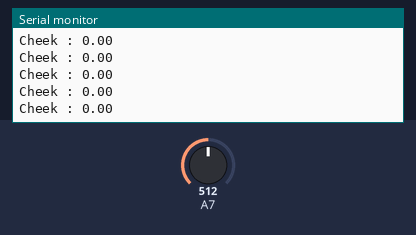
The sketch below on a simulated Arduino Nano, built with avr-gcc and run on an emulated ATmega328P. Parts: the last lines printed to the serial monitor. The inputs (shaded band) are chosen by the test bench; at power-on: A7 = 512.

Above: at 1.2 s.
1.3 s: A7 set to 122
At 1.31 s:
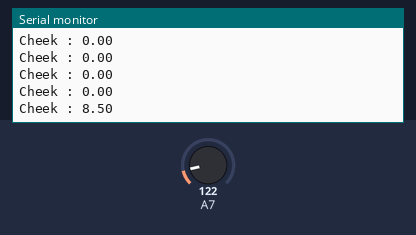
2.8 s: A7 set to 0
At 2.83 s:
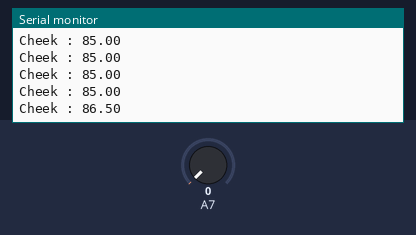
Timing chart, 0 to 5.8 s (numbered marks = the images above; inputs shaded):
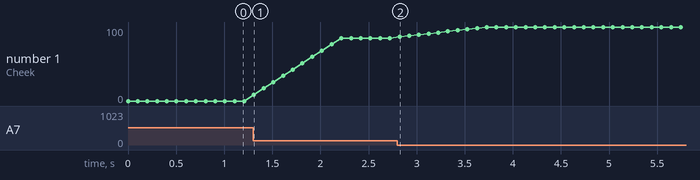

The sketch:

CheekFirmware.ino
```cpp
void setup() {
  Serial.begin(115200);
}

// Define the number of samples for the moving average
const int numSamples = 10;
int readings[numSamples]; // Array to store the readings
int readIndex = 0; // the index of the current reading
float total = 0; // the running total
float average = 0; // the average

void loop() {
  // Read the value from analog pin A7
  float val = analogRead(A7);

  // Subtract the oldest reading from the total
  total = total - readings[readIndex];

  // Read from the sensor and map the value to 0-100
  readings[readIndex] = constrain(map(val, 250, 100, 0, 100), 0, 100);

  // Add the latest reading to the total
  total = total + readings[readIndex];

  // Advance to the next position in the array
  readIndex = readIndex + 1;

  // If we're at the end of the array, wrap around to the beginning
  if (readIndex >= numSamples) {
    readIndex = 0;
  }

  // Calculate the average
  average = total / numSamples;

  // Print the average value
  Serial.print("Cheek : ");
  Serial.println(average);

  // Delay of 100 milliseconds before the next loop
  delay(100);
}
```

Measured:
- after the input at 1.3 s, the serial monitor: prints a new line at once (image 1)
- after the input at 2.8 s, the serial monitor: prints a new line at once (image 2)
- plotted number 1: 0 → 85 after the input at 1.3 s, 85 → 100 after the input at 2.8 s
